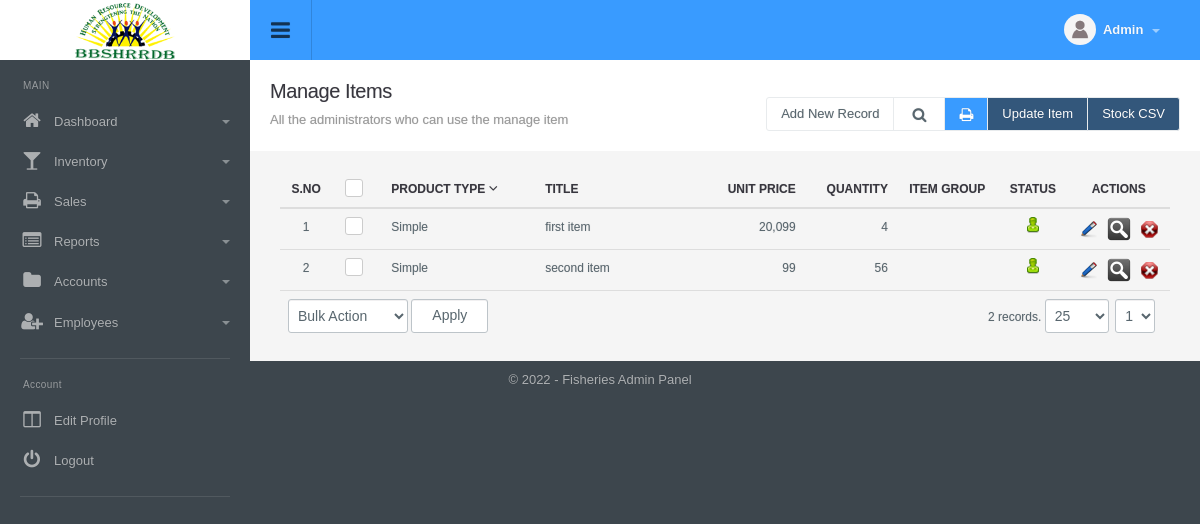
Page /items_manage.php?order_by=type&order=desc (signed in) on the committed database.
### tables this page shows
CREATE TABLE `config_variable` (
  `id` int(11) NOT NULL,
  `config_type_id` int(11) NOT NULL,
  `title` varchar(512) NOT NULL,
  `notes` varchar(512) NOT NULL,
  `type` varchar(200) NOT NULL,
  `default_values` text NOT NULL,
  `key` varchar(200) NOT NULL,
  `value` text NOT NULL,
  `sortorder` int(11) NOT NULL
);

CREATE TABLE `menu` (
  `id` int(11) NOT NULL,
  `title` varchar(100) NOT NULL,
  `url` varchar(100) NOT NULL,
  `parent_id` int(11) NOT NULL,
  `depth` int(1) NOT NULL,
  `sortorder` int(11) NOT NULL,
  `icon` varchar(200) NOT NULL,
  `small_icon` varchar(200) NOT NULL
);

CREATE TABLE `items` (
  `id` int(11) NOT NULL,
  `type` int(1) NOT NULL DEFAULT '0' COMMENT '0:simple;1:group',
  `title` varchar(100) NOT NULL,
  `unit_price` decimal(10,2) NOT NULL,
  `quantity` int(11) NOT NULL,
  `low_stock_quantity` int(11) NOT NULL,
  `status` int(1) NOT NULL DEFAULT '1',
  `ts` timestamp NOT NULL DEFAULT CURRENT_TIMESTAMP
);

### include/utility.php (called while the page is built, shortened)
<?php
function get_config($var){
	global $dblink;
	$sql="select value from config_variable where `key`='".slash($var)."'";
	$resConfig=doquery($sql,$dblink);
	if(numrows($resConfig)>0){
		while($rowConfig=dofetch($resConfig))
			return unslash($rowConfig["value"]);
	}
}
$site_title=get_config("site_title");
$file_upload_root="./uploads/";
function slash($str){
	if(!is_array($str))
		return utf8_encode(addslashes($str));
	else{
		for($i=0; $i<count($str); $i++)
			$str[$i]=slash($str[$i]);
		return $str;
	}
}
function unslash($str){
	return stripslashes(utf8_decode($str));
	}
function getProductType($value){
	if( $value == 1 ) {
		return "Group";
	}
	else {
		return "Simple";
	}
}
function curr_format($amount){
	return ($amount<0?'(':'').number_format(abs($amount), 0, '.',',').($amount<0?')':'');
}

### include/db.php (called while the page is built, shortened)
<?php
function doquery($qr,$lnk){
	@$res=mysqli_query($lnk,$qr) or die($qr." - ".mysqli_error($lnk));
	return $res;
}
function dofetch($rs){
	@$rec=mysqli_fetch_array($rs);
	return $rec;
}
function numrows($rs){
	return mysqli_num_rows($rs);
}

### modules/item/list.php (the view, shortened to what this page needs)
<?php
$order_by = "title";
$order = "asc";
if( isset( $_SESSION["items"]["list"]["order_by"] ) ){
	$order_by = $_SESSION["items"]["list"]["order_by"];
}
if( isset( $_SESSION["items"]["list"]["order"] ) ){
	$order = $_SESSION["items"]["list"]["order"];
}
?>
<div class="page-header">
	<h1 class="title">Manage Items</h1>
  	<ol class="breadcrumb">
    	<li class="active">All the administrators who can use the manage item</li>
  	</ol>
  	<div class="right">
    	<div class="btn-group" role="group" aria-label="...">
        	<a href="items_manage.php?tab=add" class="btn btn-light editproject">Add New Record</a>
            <a id="topstats" class="btn btn-light" href="#"><i class="fa fa-search"></i></a>
            <a class="btn print-btn" href="items_manage.php?tab=report"><i class="fa fa-print" aria-hidden="true"></i></a>
            <a class="btn btn-primary" href="items_manage.php?tab=update_items"><i  aria-hidden="true"></i>Update Item</a>
            <a class="btn btn-primary" href="items_manage.php?tab=stock_csv"><i  aria-hidden="true"></i>Stock CSV</a>
        </div>
    </div>
</div>
  	</div>
</div>
<div class="panel-body table-responsive">
	<table class="table table-hover list">
    	<thead>
            <tr>
                <th width="5%" class="text-center">S.no</th>
                <th class="text-center" width="5%"><div class="checkbox checkbox-primary">
                    <label for="select_all"></label></div></th>
                <th width="15%">
                	<a href="items_manage.php?order_by=type&order=<?php echo $order=="asc"?"desc":"asc"?>" class="sorting">
                    	Product Type
                        <?php
						if( $order_by == "type" ) {
							?>
							<span class="sort-icon">
                                <i class="fa fa-angle-<?php echo $order=="asc"?"up":"down"?>" data-hover_in="<?php echo $order=="asc"?"down":"up"?>" data-hover_out="<?php echo $order=="desc"?"down":"up"?>" aria-hidden="true"></i>
                            </span>
							<?php
						}
						?>
 					</a>
 				</th>
                <th width="17%">
                	<a href="items_manage.php?order_by=title&order=<?php echo $order=="asc"?"desc":"asc"?>" class="sorting">
                    	Title
                    </a>
                </th>
                <th class="text-right" width="9%">
                	<a href="items_manage.php?order_by=unit_price&order=<?php echo $order=="asc"?"desc":"asc"?>" class="sorting">
                    	Unit Price
 					</a>
                </th>
                <th class="text-right" width="9%">
                	<a href="items_manage.php?order_by=quantity&order=<?php echo $order=="asc"?"desc":"asc"?>" class="sorting">
                    	Quantity
 					</a>
                </th>
                <th class="text-center" width="10%">Item Group</th>
                <th class="text-center" width="5%">Status</th>
                <th class="text-center" width="10%">Actions</th>
            </tr>
    	</thead>
    	<tbody>
			<?php
            $rs=show_page($rows, $pageNum, $sql);
            if(numrows($rs)>0){
                $sn=1;
                while($r=dofetch($rs)){
                    ?>
                    <tr>
                        <td class="text-center"><?php echo $sn;?></td>
                        <td class="text-center"><div class="checkbox margin-t-0 checkbox-primary">
                            <label for="<?php echo "rec_".$sn?>"></label></div>
                        </td>
                        <td><?php echo getProductType(unslash($r["type"])); ?></td>
                        <td><?php echo unslash($r["title"]); ?></td>
                        <td class="text-right"><?php echo curr_format(unslash($r["unit_price"])); ?></td>
                        <td class="text-right"><?php echo unslash($r["quantity"]); ?></td>
                        <td class="text-center">
                        </td>
                        <td class="text-center"><a href="items_manage.php?id=<?php echo $r['id'];?>&tab=status&s=<?php echo ($r["status"]==0)?1:0;?>">
                            <?php
                            if($r["status"]==0){
                                ?>
                                <img src="images/offstatus.png" alt="Off" title="Set Status On">
                                <?php
                            }
                            else{
                                ?>
                                <img src="images/onstatus.png" alt="On" title="Set Status Off">
                                <?php
                            }
                            ?>
                        </a></td>
                        <td align="center">
                            <a href="items_manage.php?tab=edit&id=<?php echo $r['id'];?>"><img title="Edit Record" alt="Edit" src="images/edit.png"></a>&nbsp;&nbsp;
                            <a href="items_manage.php?tab=print&id=<?php echo $r['id'];?>" class="barcode_print_button"><img title="Print Label" alt="Print" src="images/view.png"></a>&nbsp;&nbsp;
                            <a onclick="return confirm('Are you sure you want to delete')" href="items_manage.php?id=<?php echo $r['id'];?>&amp;tab=delete"><img title="Delete Record" alt="Delete" src="images/delete.png"></a>
                        </td>
                    </tr>
                    <?php
                    $sn++;
                }
                ?>
                <tr>
                    <td colspan="6" class="actions">
                        <select name="bulk_action" id="bulk_action" title="Choose Action">
                            <option value="null">Bulk Action</option>
                        </select>
                        <input type="button" name="apply" value="Apply" id="apply_bulk_action" class="btn btn-light" title="Apply Action"  />
                    </td>
                    <td colspan="4" class="paging" title="Paging" align="right"><?php echo pages_list($rows, "items", $sql, $pageNum)?></td>
                </tr>
                <?php
            }
            else{
                ?>
                <tr>
                    <td colspan="10"  class="no-record">No Result Found</td>
                </tr>
                <?php
            }
            ?>
    	</tbody>
  	</table>
</div>

### include/header.php (shortened to what this page needs)
<!DOCTYPE html PUBLIC "-//W3C//DTD XHTML 1.0 Transitional//EN" "http://www.w3.org/TR/xhtml1/DTD/xhtml1-transitional.dtd">
<html xmlns="http://www.w3.org/1999/xhtml">
<head>
<link type="text/css" rel="stylesheet" href="css/font-awesome.min.css" />
<link type="text/css" rel="stylesheet" href="css/font-awesome.css" />
<link type="text/css" rel="stylesheet"  href="css/bootstrap.css" />
<link rel="stylesheet" href="css/bootstrap-datetimepicker.min.css" />
<link type="text/css" rel="stylesheet"  href="css/awesome-bootstrap-checkbox.css" />
<link href="css/general.css" type="text/css" rel="stylesheet" />
<link type="text/css" rel="stylesheet"  href="css/style.css" />
</head>
<body>
	<div id="wrapper" class="round_corners">
    	<div id="top" class="clearfix">
            <div class="applogo">
                <a href="index.php" class="logo"><?php $admin_logo=get_config("admin_logo"); if(empty($admin_logo)) echo $site_title; else { ?><img src="<?php echo $file_upload_root;?>config/<?php echo $admin_logo?>" /><?php }?></a>
            </div>
            <a class="sidebar-open-button" href="#"><i class="fa fa-bars"></i></a>
            <ul class="top-right">
            	<li class="dropdown link">
                	<a class="dropdown-toggle profilebox" data-toggle="dropdown" href="#">
                    	<img alt="img" src="images/profileimg-default.png">
                        <b><?php echo ucfirst((isset($_SESSION["logged_in_admin"]) && $_SESSION["logged_in_admin"]!="")?$_SESSION["logged_in_admin"]["name"]:"Guest");?></b>
                        <span class="caret"></span>
                    </a>
                </li>
           </ul>
        </div>
        <div class="sidebar clearfix">
       		<ul class="sidebar-panel nav">
  				<li class="sidetitle">MAIN</li>
				<?php
					$parents=doquery("select * from menu where parent_id=0 order by sortorder",$dblink);
					if(numrows($parents)>0){
						while($parent=dofetch($parents)){
						?>
						<li>
                        	<a href="<?php echo unslash($parent["url"])?>"><span class="icon color5"><i class="fa fa-<?php echo unslash($parent["small_icon"])?>"></i></span><?php echo unslash($parent["title"])?>
							<?php
								$submenus=doquery("select * from menu where parent_id='".$parent["id"]."' order by sortorder",$dblink);
								if(numrows($submenus)>0){
									?>
                                <span class="caret"></span></a>
                                <?php
                            }
							else{
								echo "</a>";
							}
							?>
						</li>
						<?php
					}
				}
				?>
         	</ul>
            <ul class="sidebar-panel nav">
                <li class="sidetitle">Account</li>
                <li><a href="admin_manage.php?tab=edit&id=<?php echo $_SESSION["logged_in_admin"]["id"]?>"><span class="icon color15"><i class="fa fa-columns"></i></span>Edit Profile</a></li>
                <li><a href="logout.php"><span class="icon color12"><i class="fa falist fa-power-off"></i></span>Logout</a></li>
            </ul>
	    </div>
		<div class="content">

### include/footer.php (shortened to what this page needs)
<div id="footer" class="bottom_round_corners">
	<div id="footer_content">
    	<address>&copy; <?php echo date("Y");?> - <?php echo $site_title; ?> Admin Panel</address>
    </div>
</div>
<link href="js/fancybox/jquery.fancybox.css" rel="stylesheet" type="text/css" />
<link href="js/chosen/chosen.css" rel="stylesheet" type="text/css" />
<?php include("include/upload_center.php");?>
</body>
</html>

### rows in the picture
config_variable: value (picture)
menu: title "Dashboard"
menu: title "Inventory"
menu: title "Sales"
menu: title "Reports"
menu: title "Accounts"
menu: title "Employees"
items: type "Simple", title "first item", unit_price "20,099", quantity "4", status 1 (drawn)
items: type "Simple", title "second item", unit_price "99", quantity "56", status 1 (drawn)
config_variable: value "Fisheries"

### other values in the picture
pages_list($rows, "items", $sql, $pageNum) "2 records."
form field page "1"
